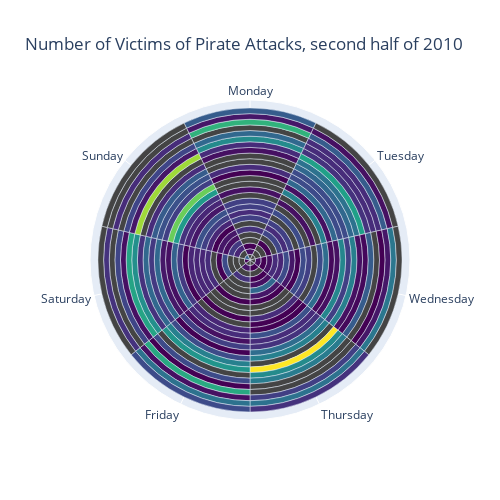

Notebook cell for this chart:
### Markdown cell above
## Plot Week - Day, aggregating with sum

### Code cell
subset = pirates.set_index('dateofocc').sort_index()['2010-07-01':'2010-12-31'].reset_index()

fig = dataclock(subset, 'dateofocc', 'WD', agg="sum", agg_column="victim_l", colorscale='Viridis', title='Number of Victims of Pirate Attacks, second half of 2010')

fig.update_layout(
    autosize=False,
    width=500,
    height=500,
)

fig.show()

### Figure 1 — Plotly figure (JSON) as saved in the notebook; plotly's stock layout.template omitted (floating-point values rounded to 4 significant figures; data arrays with more than 128 entries replaced by an {"elided": "..."} marker saying what was removed)
{"data": [{"customdata": {"elided": "189 str values"}, "hovertemplate": "%{customdata|%Y-%m-%d}<br>%{theta}, Week %{customdata|%W}<br>Sum: %{marker.color}<extra></extra>", "marker": {"color": {"elided": "189 int values"}, "colorscale": [[0, "#440154"], [0.1111, "#482878"], [0.2222, "#3e4989"], [0.3333, "#31688e"], [0.4444, "#26828e"], [0.5556, "#1f9e89"], [0.6667, "#35b779"], [0.7778, "#6ece58"], [0.8889, "#b5de2b"], [1, "#fde725"]]}, "r": {"elided": "189 str values"}, "theta": {"elided": "189 str values"}, "type": "barpolar"}], "layout": {"autosize": false, "height": 500, "polar": {"angularaxis": {"categoryarray": ["Monday", "Tuesday", "Wednesday", "Thursday", "Friday", "Saturday", "Sunday"], "categoryorder": "array", "direction": "clockwise"}, "bargap": 0, "radialaxis": {"type": "linear", "visible": false}}, "title": {"text": "Number of Victims of Pirate Attacks, second half of 2010"}, "width": 500}}
